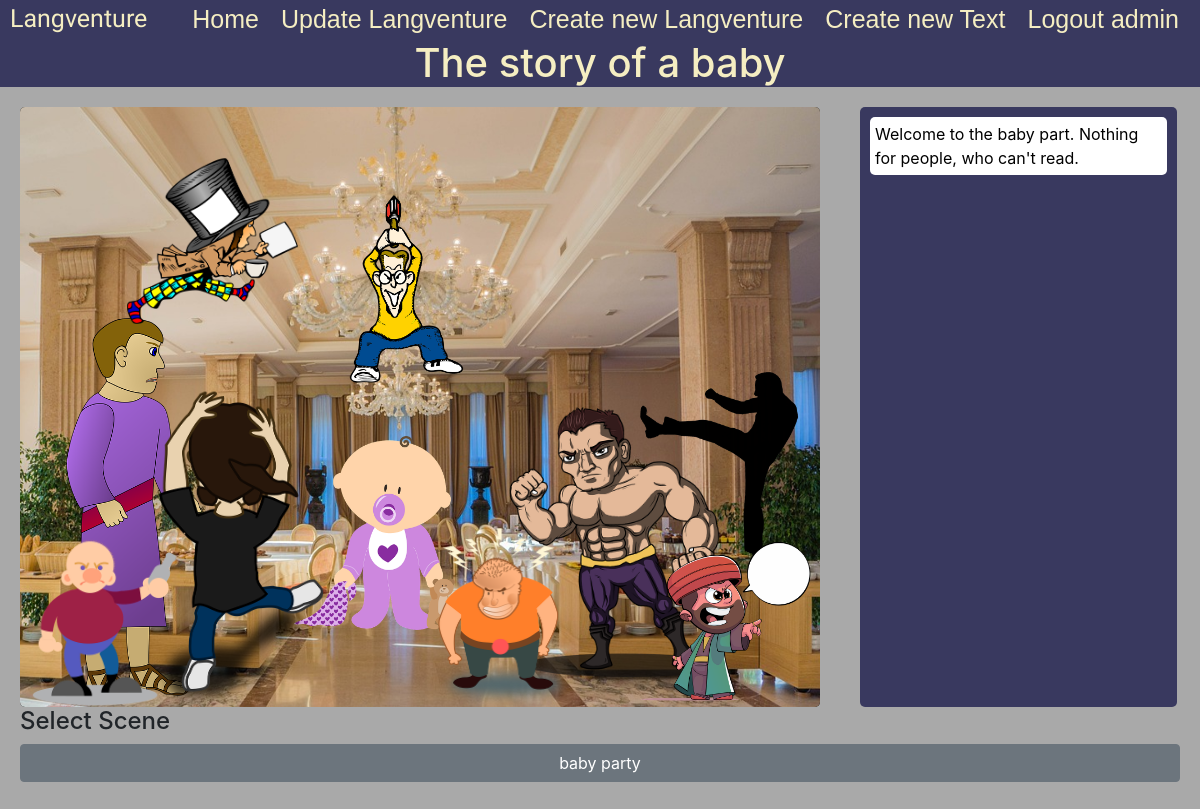
The page /story/2 (signed in) on the database its author committed.
### gapfiller/models.py (models this page shows)
class User(AbstractUser):
    pass

### story/models.py (models this page shows)
class Story(models.Model):
    name = models.TextField()
    finished = models.BooleanField(default=False)
    user = models.ForeignKey(User, on_delete=models.CASCADE, related_name="storys", default="")

class Actor(models.Model):
    scene = models.ForeignKey(Scene, blank=True, default=None, on_delete=models.CASCADE, related_name="actors")
    name = models.TextField()
    image = models.ImageField(blank=True, default=None, upload_to="images")
    scale = models.TextField(default="scale(1)")
    top = models.TextField(default="0px")
    left = models.TextField(default="0px")

class Scene(models.Model):
    story = models.ForeignKey(Story, blank=True, default=None, on_delete=models.CASCADE, related_name="scenes")
    name = models.TextField()
    background = models.ImageField(blank=True, default=None, upload_to="images")
    description = models.TextField(default="")

### story/views.py (the view)
# urls.py: path("", include('story.urls')),
@login_required
def story(request, id):
    story = Story.objects.get(pk=id)
    current_scene = story.scenes.all().first()
    return render(request, "story/show.html", {
        "story": story,
        "current_scene": current_scene
    })

### story/templates/story/show.html (shortened to what this page needs)
{% extends "gapfiller/layout.html" %}
{% block body %}
    <div class="actor_title">
            <h1>{{ story.name }}</h1>
    </div>
    <div class="create_section" style="min-height:100%;">
        {% for actor in current_scene.actors.all %}
                <img class="actor"
                     src="{{ actor.image.url }}"
                     data-scale="{{ actor.scale }}"
                     data-top="{{ actor.top }}"
                     data-left="{{ actor.left }}"
                     data-charid = "{{ actor.id }}"
                     style="position:absolute; margin-top:0px;">
        {% endfor %}
        <div>
            <div class="left_actor_box"
                 id="bg"
                 data-sceneid="{{ current_scene_id }}"
                 style="background:black; width:800px">
                <img src="{{ current_scene.background.url }}" style="width:800px;height:600px;border-radius:5px;">
            </div>
            <div class="right_actor_box" id="dialog_field">
                <div class="inner_box" style="padding:5px;height:600px">
                    <div id="description_box"
                         style="background:white;margin:5px;border-radius:5px;color:black;padding:5px"
                    >
                        {{ current_scene.description }}
                    </div>
                </div>
            </div>
            <div>
                <h4>Select Scene</h4>
                {% for scene in story.scenes.all %}
                    <div class="btn btn-secondary" style="width:100%">{{scene.name}}</div>
                {% endfor %}
            </div>
        </div>
    </div>
{% endblock %}

### gapfiller/templates/gapfiller/layout.html (shortened to what this page needs)
{% load static %}
<html lang="en">
<head>
    <link
        rel="stylesheet"
        href="https://unpkg.com/purecss@2.0.3/build/pure-min.css"
    />
    <link
        rel="stylesheet"
        href="https://netdna.bootstrapcdn.com/font-awesome/4.0.3/css/font-awesome.css"
    />
    <link rel="stylesheet" href="https://cdn.jsdelivr.net/npm/bootstrap@4.3.1/dist/css/bootstrap.min.css">
    <link rel="stylesheet" href="{% static 'gapfiller/main_style.css' %}">
    <link rel="stylesheet" href="{% static 'gapfiller/story.css' %}">
</head>
<body>
    <div class="header">
            <div  class="header_title" >
                Langventure
            </div>
            {% if user.is_authenticated %}
                <a class="header_link btn" href="logout"> Logout {{ user.get_username }} </a>
                <a class="header_link btn" href="{% url 'create' %}"> Create new Text </a>
                <a class="header_link btn" href="{% url 'create_story' %}"> Create new Langventure </a>
                <a class="header_link btn" href="{% url 'update_menu' %}"> Update Langventure </a>
            {% else %}
                <a class="header_link btn" href="{% url 'login' %}"> Login </a>
            {% endif %}
            <a class="header_link btn" href="{% url 'index' %}"> Home </a>
    </div>
    <div class="body_container">
        {% block body %}
        {% endblock %}
    </div>
</body>
</html>

### gapfiller/static/gapfiller/main_style.css (style rules this page uses)
body { margin:0px; padding:0px; background-color:darkgrey; /'lightgrey;*/ height:100%; min-height: 100%; }
.header { color: #f5eec2; background-color: #39395f; margin:0px; padding:0px; padding-left: 10px; padding-right: 10px; position: fixed; top:0; width:100%; }
.header_title { color: #f5eec2; font-family: Sriracha; font-size: 25px; float: left; }
.header_link { margin:0px; padding:0px; padding-right: 10px; padding-left: 10px; font-family: Arial; color: #f5eec2; font-size: 25px; margin-left:auto; float: right; }
html { height: 100%; min-height: 100%; }
.body_container { margin-top: 45px; height: 100%; }
.create_section { margin: 20px; }

### gapfiller/static/gapfiller/story.css (style rules this page uses)
.actor_title { background: #39395f; text-align: center; margin: 0px; color:#f5eec2; padding:0px; margin-top:-6px; }
.left_actor_box { width: 80%; display: inline-block; margin: 0px; border-radius:5px; }
.right_actor_box { width: 20%; display: inline-block; float: right; }
.inner_box { margin-right: 3px; background: #39395f; border-radius: 5px; padding: 3px; color: #f5eec2; }

### rows shown on the page
User: get_username "admin"
Story: name "The story of a baby"
Actor: image (picture)
Actor: image (picture)
Actor: image (picture)
Actor: image (picture)
Actor: image (picture)
Actor: image (picture)
Actor: image (picture)
Actor: image (picture)
Actor: image (picture)
Actor: image (picture)
Scene: background (picture), description "Welcome to the baby part. Nothing for people, who can't read.", name "baby party"
